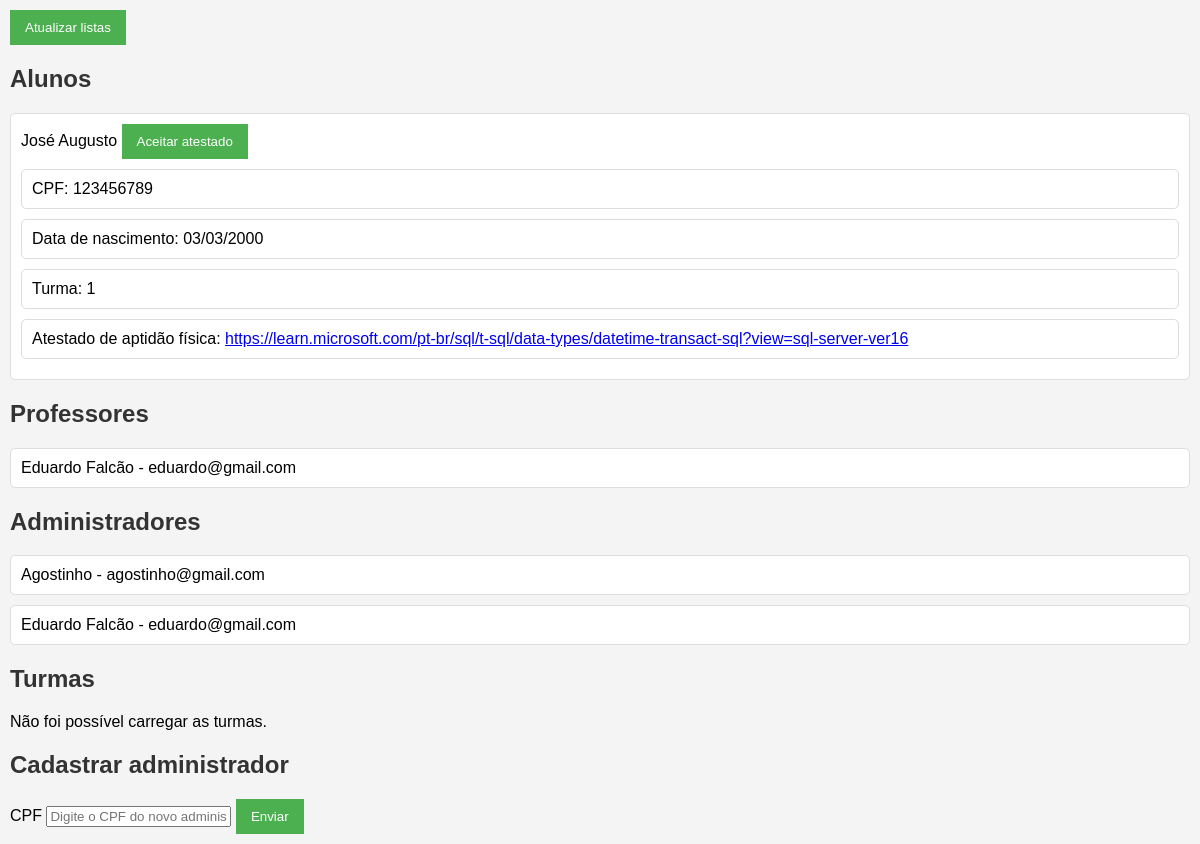
/administrador/, run on an earlier commit of the app's database.
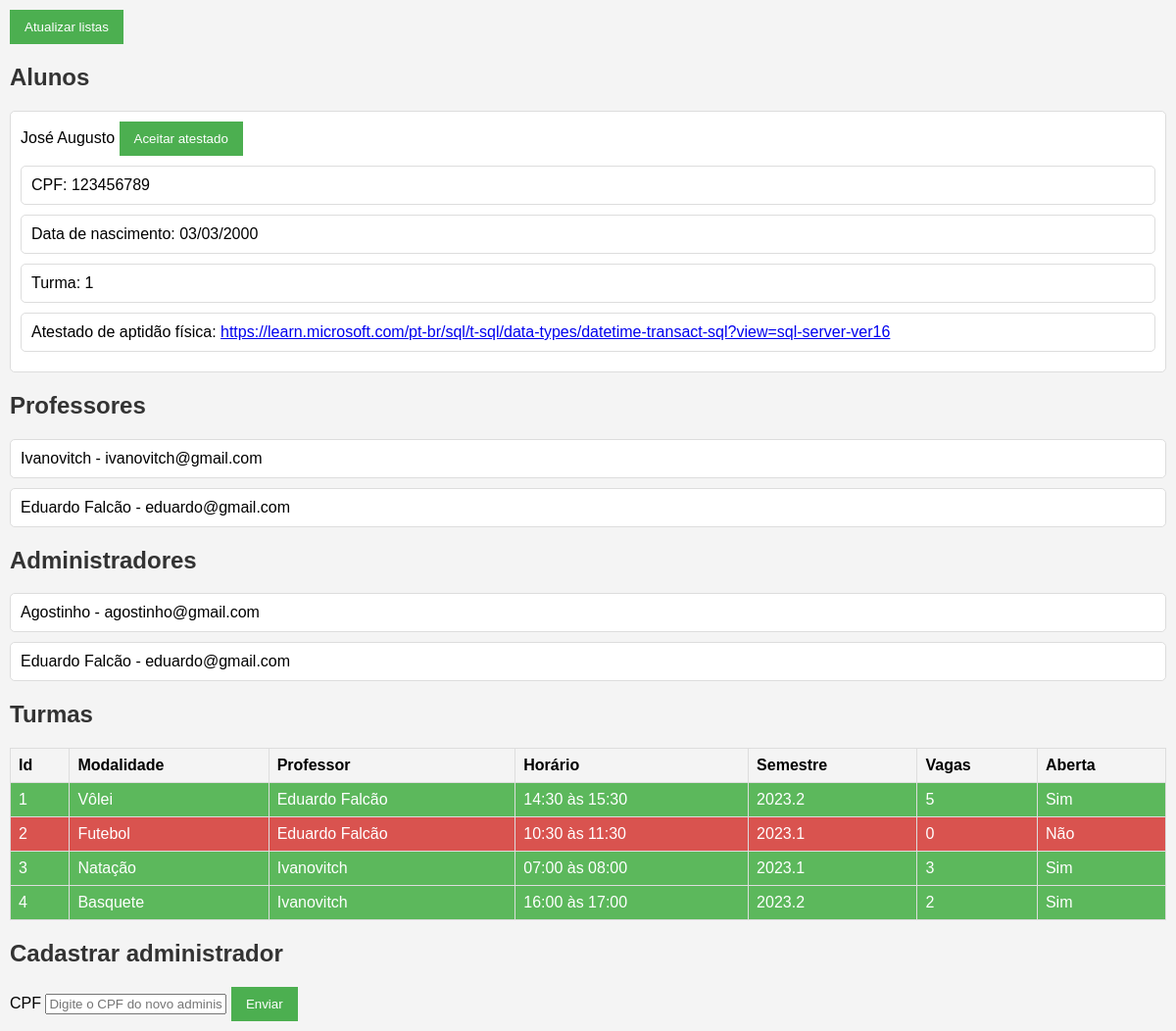
And on a later commit of the database.
### my_app/models.py (models this page shows)
class Usuario(models.Model):
    cpf = models.IntegerField(primary_key=True)
    email = models.CharField(max_length=255, unique=True)
    nome = models.CharField(max_length=255)
    senha = models.CharField(max_length=255)
    nascimento = models.DateTimeField()

class Aluno(models.Model):
    user_cpf = models.OneToOneField(Usuario, default=123456789, on_delete=models.CASCADE, primary_key=True)
    atestado_apt = models.CharField(max_length=255, null=True, help_text='Link para o documento')
    atestado_apt_validado_por = models.ForeignKey('Administrador', null=True, on_delete=models.SET_NULL)
    atestado_apt_validado_em = models.DateTimeField(null=True)
    atestado_apt_esperando_validacao = models.BooleanField(default=False)
    turma_id = models.ForeignKey('Turma', null=True, on_delete=models.SET_NULL)

class Turma(models.Model):
    id = models.AutoField(primary_key=True)
    modalidade = models.CharField(max_length=255)
    horario = models.CharField(max_length=255, null=True)
    is_open = models.BooleanField()
    data_fechamento = models.DateTimeField(null=True)
    data_abertura = models.DateTimeField(default=timezone.now)
    semestre = models.FloatField(help_text='Ex.: 2023.2')
    vagas = models.IntegerField(default=0)

### my_app/views.py (the view, shortened to what this page needs)
class Admin(View):
  template_name = 'adm_inicial'
  template_file = 'admin.html'
  def verificaValidadoEm(self, aluno):
      if aluno.atestado_apt_validado_em:
          return aluno.atestado_apt_validado_em.strftime('%d/%m/%Y')
      else:
          return None
  def verificaValidadoPor(self, aluno):
      if aluno.atestado_apt_validado_por:
          return aluno.atestado_apt_validado_por.user_cpf.nome
      else:
          return None
  def get(self, request, *args, **kwargs):
      try:
        form = FormCPF()
        alunos = Aluno.objects.select_related('user_cpf').all()
        professores = Professor.objects.select_related('user_cpf').all()
        admins = Administrador.objects.select_related('user_cpf').all()
        leciona = Leciona.objects.select_related('turma_id').all()
        alunos_data = [{'nome': aluno.user_cpf.nome,
                        'email': aluno.user_cpf.email,
                        'cpf': aluno.user_cpf.cpf,
                        'atestado': aluno.atestado_apt,
                        'turma': aluno.turma_id.id if aluno.turma_id else None,
                        'validado_por': self.verificaValidadoPor(aluno),
                        'validado_em': self.verificaValidadoEm(aluno),
                        'nascimento': aluno.user_cpf.nascimento.strftime('%d/%m/%Y')
                      } for aluno in alunos]
        professores_data = [{'nome': prof.user_cpf.nome,
                             'email': prof.user_cpf.email,
                             'cpf': prof.user_cpf.cpf
                            } for prof in professores]
        admins_data = [{'nome': admin.user_cpf.nome,
                        'email': admin.user_cpf.email,
                        'cpf': admin.user_cpf.cpf
                      } for admin in admins]
        turmas_data = [{'id': lec.turma_id.id,
                        'modalidade': lec.turma_id.modalidade,
                        'professor': lec.prof_cpf.user_cpf.nome,
                        'horario': lec.turma_id.horario,
                        'semestre': lec.turma_id.semestre,
                        'vagas': lec.turma_id.vagas,
                        'is_open': lec.turma_id.is_open
                      } for lec in leciona]
        return render(request, self.template_file, {'alunos': alunos_data,
                                              'professores': professores_data,
                                              'admins': admins_data,
                                              'turmas': turmas_data,
                                              'formulario': form
                                            })
      except Exception as e:
            return JsonResponse({'error': str(e)}, status=500)

### my_app/forms.py
class FormCPF(forms.Form):
    cpf = forms.CharField(
        label='CPF',
        max_length=14,
        widget=forms.TextInput(attrs={
            'title': 'Informe o CPF de um usuário.',
            'placeholder': 'Digite o CPF do novo administrador',
            'id': 'cpf-input'
        })
    )

### my_app/templates/admin.html (shortened to what this page needs)
<!DOCTYPE html>
<html>
<head>
</head>
<body>
    <button onclick="carregarUsuarios()">Atualizar listas</button>
    <h2>Alunos</h1>
    {% if alunos %}
        {% if alunos|length > 0 %}
            <ul id="lista-alunos">
                {% for aluno in alunos %}
                    <li id="{{ aluno.cpf }}">
                        <div class="aceitar-atestado">
                            {{ aluno.nome }}
                            {% if not aluno.validado_em %}
                                {% with aluno_cpf=aluno.cpf %}
                                    <button onclick="aceitarAtestado('{{ aluno_cpf }}')" type="button">Aceitar atestado</button>
                                {% endwith %}
                            {% endif %}
                        </div>
                        <ul>
                            <li>CPF: {{ aluno.cpf }}</li>
                            <li>Data de nascimento: {{ aluno.nascimento }}</li>
                            {% if aluno.turma %}
                                <li>Turma: {{ aluno.turma }}</li>
                            {% endif %}
                                <li>Atestado de aptidão física: <a href="{{ aluno.atestado }}" target="_blank" rel="noopener noreferrer">{{ aluno.atestado }}</a></li>
                        </ul>
                    </li>
                {% endfor %}
            </ul>
        {% else %}
            <p>Não há alunos cadastrados.</p>
        {% endif %}
    {% else %}
            <p>Não foi possível carregar os alunos.</p>
    {% endif %}
    <h2>Professores</h1>
    {% if professores %}
        {% if professores|length > 0 %}
            <ul id="lista-professores">
                {% for professor in professores %}
                    <li id="{{ professor.cpf }}">{{ professor.nome }} - {{ professor.email }}</li>
                {% endfor %}
            </ul>
        {% else %}
            <p>Não há professores cadastrados.</p>
        {% endif %}
    {% else %}
            <p>Não foi possível carregar os professores.</p>
    {% endif %}
    <h2>Administradores</h2>
    {% if admins %}
        {% if admins|length > 0 %}
            <ul id="lista-admins">
                {% for admin in admins %}
                    <li id="{{ admin.cpf }}">{{ admin.nome }} - {{ admin.email }}</li>
                {% endfor %}
            </ul>
        {% else %}
            <p>Não há administradores cadastrados.</p>
        {% endif %}
    {% else %}
            <p>Não foi possível carregar os administradores.</p>
    {% endif %}
    <h2>Turmas</h2>
    {% if turmas %}
        {% if turmas|length > 0 %}
            <table class="lista-turmas" style="border: 1px solid black;">
                <thead>
                    <tr>
                        <th>Id</th>
                        <th>Modalidade</th>
                        <th>Professor</th>
                        <th>Horário</th>
                        <th>Semestre</th>
                        <th>Vagas</th>
                        <th>Aberta</th>
                    </tr>
                </thead>
                <tbody>
                    {% for turma in turmas %}
                        <tr
                            id="{{ turma.id }}"
                            class= "{% if turma.is_open %}open{% else %}closed{% endif %}"
                        >
                            <td>{{ turma.id }}</td>
                            <td>{{ turma.modalidade }}</td>
                            <td>{{ turma.professor }}</td>
                            <td>{{ turma.horario }}</td>
                            <td>{{ turma.semestre }}</td>
                            <td>{{ turma.vagas }}</td>
                            {% if turma.is_open %}
                                <td>Sim</td>
                            {% else %}
                                <td>Não</td>
                            {% endif %}
                        </tr>
                    {% endfor %}
                </tbody>
            </table>
        {% else %}
            <p>Não há turmas cadastradas.</p>
        {% endif %}
    {% else %}
            <p>Não foi possível carregar as turmas.</p>
    {% endif %}
    <h2>Cadastrar administrador</h2>
    <form method="post">
        {{ formulario.cpf.label }}
        {{ formulario.cpf }}
        <button type="submit">Enviar</button>
    </form>
</body>
</html>

### my_app/templates/admin.html (style rules this page uses)
body { font-family: 'Arial', sans-serif; background-color: #f4f4f4; margin: 10px; padding: 0; }
button { background-color: #4CAF50; color: white; padding: 10px 15px; border: none; cursor: pointer; }
h2 { color: #333; }
ul { list-style-type: none; padding: 0; }
li { margin: 10px 0; padding: 10px; background-color: #fff; border: 1px solid #ddd; border-radius: 5px; }
table { width: 100%; border-collapse: collapse; margin-top: 20px; }
th, td { border: 1px solid #ddd; padding: 8px; text-align: left; }
.open { background-color: #5cb85c; color: white; }
.closed { background-color: #d9534f; color: white; }
form { margin-top: 20px; }

What changed in the data, as far as the page shows it:
added Usuario: nome "Ivanovitch", email "ivanovitch@gmail.com", professor "Ivanovitch" "Ivanovitch"
now on this page (row edited): Turma: modalidade "Vôlei", horario "14:30 às 15:30", semestre "2023.2"
added Turma: modalidade "Futebol", horario "10:30 às 11:30", semestre "2023.1"
added Turma: modalidade "Natação", horario "07:00 às 08:00", semestre "2023.1"
added Turma: modalidade "Basquete", horario "16:00 às 17:00", semestre "2023.2"
Also different on the page:
text no longer shown: "Não foi possível carregar as turmas."
text now shown: "Id Modalidade Professor Horário Semestre Vagas Aberta"
new list line: "1 5 Sim"
new list line: "Eduardo Falcão"
new list line: "2 0 Não"
new list line: "3 3 Sim"
new list line: "4 2 Sim"
